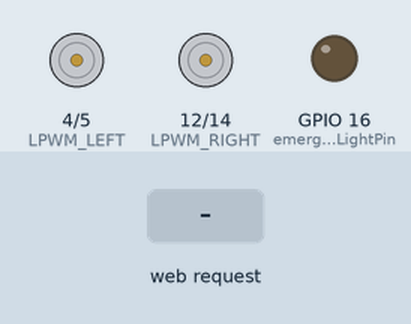
This sketch was run on a simulated ESP8266 (NodeMCU). On the bench: motor-driver pin pairs drawn as motors (green arrow = first pin HIGH = forward, orange = second pin HIGH = backward, longer = more drive), output pins drawn as LEDs (lit = HIGH). The test bench sets the inputs (shaded band). What the sketch prints to the serial monitor is not drawn.

Above: at 1.2 s.
1.3 s: HTTP request GET /forward received
At 2.0 s:
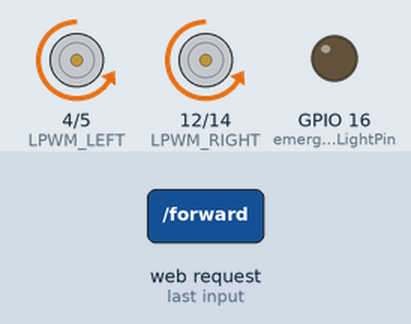
2.8 s: HTTP request GET /backward received
At 3.2 s:
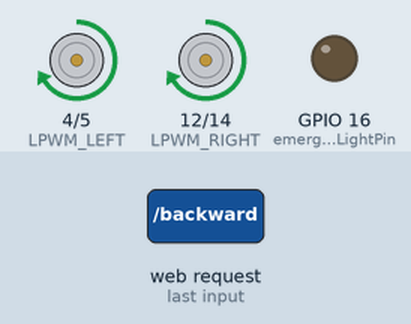
4.3 s: HTTP request GET /left received
At 5.5 s:
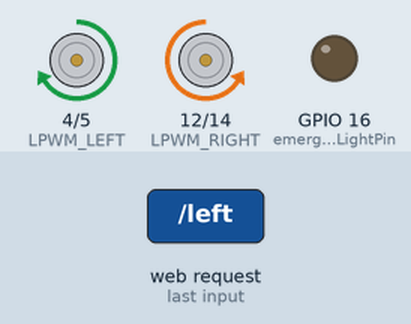
5.8 s: HTTP request GET /right received
At 6.7 s:
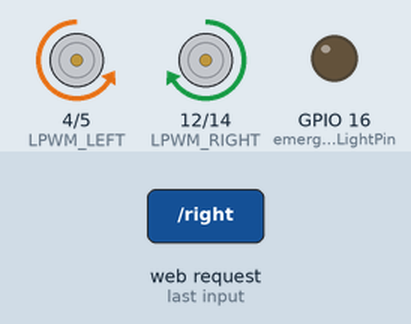
7.3 s: HTTP request GET /emergency received
At 7.8 s:
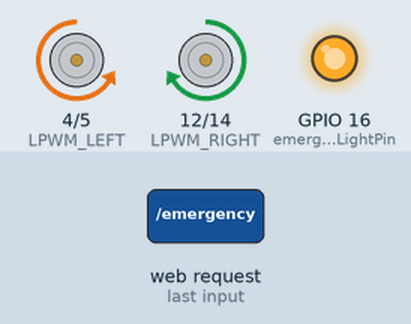
8.8 s: HTTP request GET /stop received
At 10.1 s:
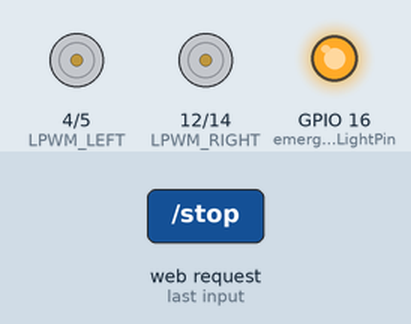
Timing chart, 0 to 11.3 s (numbered marks = the images above; inputs shaded):
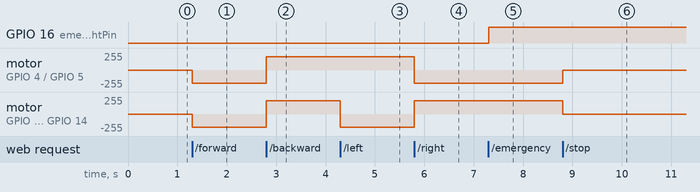

Measured:
- after the input at 1.3 s, motor on GPIO 4 (LPWM_LEFT) / GPIO 5 (RPWM_LEFT), motor on GPIO 12 (LPWM_RIGHT) / GPIO 14 (RPWM_RIGHT): stopped → backward 199/255 at once
- after the input at 2.8 s, motor on GPIO 4 (LPWM_LEFT) / GPIO 5 (RPWM_LEFT), motor on GPIO 12 (LPWM_RIGHT) / GPIO 14 (RPWM_RIGHT): backward 199/255 → forward 199/255 at once
- after the input at 4.3 s, motor on GPIO 12 (LPWM_RIGHT) / GPIO 14 (RPWM_RIGHT): forward 199/255 → backward 199/255 at once
- after the input at 5.8 s, motor on GPIO 4 (LPWM_LEFT) / GPIO 5 (RPWM_LEFT): forward 199/255 → backward 199/255 at once; motor on GPIO 12 (LPWM_RIGHT) / GPIO 14 (RPWM_RIGHT): backward 199/255 → forward 199/255 at once
- after the input at 7.3 s, GPIO 16 (emergencyLightPin): LOW → HIGH at once
- after the input at 8.8 s, motor on GPIO 4 (LPWM_LEFT) / GPIO 5 (RPWM_LEFT): backward 199/255 → stopped at once; motor on GPIO 12 (LPWM_RIGHT) / GPIO 14 (RPWM_RIGHT): forward 199/255 → stopped at once

The sketch:

boat.ino
```cpp
#include <ESP8266WiFi.h>
#include <ESP8266WebServer.h>

// Function prototypes
void handleRoot();
void handleForward();
void handleBackward();
void handleLeft();
void handleRight();
void handleStop();
void handleSpeed();
void handleEmergencyLight();

// Access Point credentials
const char* ap_ssid = "RESCUE_BOAT_001";
const char* ap_password = "RESCUE2025";

// Create WebServer object on port 80
ESP8266WebServer server(80);

// IBT2 Motor Driver pins for Left Motor
const int RPWM_LEFT = 5;   // GPIO5  - RPWM for left motor
const int LPWM_LEFT = 4;   // GPIO4  - LPWM for left motor

// IBT2 Motor Driver pins for Right Motor
const int RPWM_RIGHT = 14; // GPIO14 - RPWM for right motor
const int LPWM_RIGHT = 12; // GPIO12 - LPWM for right motor

// Emergency Light Pin
const int emergencyLightPin = 16;  // GPIO16 for emergency light

// PWM properties
const int PWM_MAX = 1023;  // ESP8266 PWM range is 0-1023
int motorSpeed = 800;      // Default motor speed (0-1023)

// Emergency light state
bool emergencyLightState = false;

void setup() {
  Serial.begin(115200);

  // Configure pins as outputs
  pinMode(RPWM_LEFT, OUTPUT);
  pinMode(LPWM_LEFT, OUTPUT);
  pinMode(RPWM_RIGHT, OUTPUT);
  pinMode(LPWM_RIGHT, OUTPUT);

  // Set emergency light pin as output
  pinMode(emergencyLightPin, OUTPUT);
  digitalWrite(emergencyLightPin, LOW);

  // Set PWM range for ESP8266
  analogWriteRange(PWM_MAX);
  analogWriteFreq(5000); // Set PWM frequency to 5KHz

  // Stop motors initially
  stopMotors();

  // Create Access Point
  WiFi.softAP(ap_ssid, ap_password);

  Serial.println("===============================================");
  Serial.println("🚨 RESCUE BOAT CONTROL SYSTEM ONLINE");
  Serial.println("===============================================");
  Serial.print("Network Name: ");
  Serial.println(ap_ssid);
  Serial.print("Network Password: ");
  Serial.println(ap_password);
  Serial.print("Access Point IP: ");
  Serial.println(WiFi.softAPIP());
  Serial.println("===============================================");
  Serial.println("📱 Connect your device to this network");
  Serial.println("🌐 Then open browser and go to: 192.168.4.1");
  Serial.println("===============================================");

  // Define web server routes
  server.on("/", handleRoot);
  server.on("/forward", handleForward);
  server.on("/backward", handleBackward);
  server.on("/left", handleLeft);
  server.on("/right", handleRight);
  server.on("/stop", handleStop);
  server.on("/speed", handleSpeed);
  server.on("/emergency", handleEmergencyLight);

  // Start server
  server.begin();
}

void loop() {
  server.handleClient();
  yield(); // Allow ESP8266 to handle background tasks
}

// Motor control functions
void stopMotors() {
  analogWrite(RPWM_LEFT, 0);
  analogWrite(LPWM_LEFT, 0);
  analogWrite(RPWM_RIGHT, 0);
  analogWrite(LPWM_RIGHT, 0);
}

void moveForward() {
  // Left motor forward
  analogWrite(RPWM_LEFT, motorSpeed);
  analogWrite(LPWM_LEFT, 0);

  // Right motor forward
  analogWrite(RPWM_RIGHT, motorSpeed);
  analogWrite(LPWM_RIGHT, 0);
}

void moveBackward() {
  // Left motor backward
  analogWrite(RPWM_LEFT, 0);
  analogWrite(LPWM_LEFT, motorSpeed);

  // Right motor backward
  analogWrite(RPWM_RIGHT, 0);
  analogWrite(LPWM_RIGHT, motorSpeed);
}

void turnLeft() {
  // Left motor backward
  analogWrite(RPWM_LEFT, 0);
  analogWrite(LPWM_LEFT, motorSpeed);

  // Right motor forward
  analogWrite(RPWM_RIGHT, motorSpeed);
  analogWrite(LPWM_RIGHT, 0);
}

void turnRight() {
  // Left motor forward
  analogWrite(RPWM_LEFT, motorSpeed);
  analogWrite(LPWM_LEFT, 0);

  // Right motor backward
  analogWrite(RPWM_RIGHT, 0);
  analogWrite(LPWM_RIGHT, motorSpeed);
}

// Web server handlers
void handleRoot() {
  String html = R"html(
  <!DOCTYPE html>
  <!-- [Your HTML code remains unchanged] -->
  )html";
  server.send(200, "text/html", html);
}

void handleForward() {
  moveForward();
  server.send(200, "text/plain", "Moving Forward");
  Serial.println("Moving Forward");
}

void handleBackward() {
  moveBackward();
  server.send(200, "text/plain", "Moving Backward");
  Serial.println("Moving Backward");
}

void handleLeft() {
  turnLeft();
  server.send(200, "text/plain", "Turning Left");
  Serial.println("Turning Left");
}

void handleRight() {
  turnRight();
  server.send(200, "text/plain", "Turning Right");
  Serial.println("Turning Right");
}

void handleStop() {
  stopMotors();
  server.send(200, "text/plain", "Stopped");
  Serial.println("Stopped");
}

void handleSpeed() {
  if (server.hasArg("value")) {
    int newSpeed = server.arg("value").toInt();
    // Convert from 0-255 range to 0-1023 range
    motorSpeed = map(newSpeed, 0, 255, 0, PWM_MAX);
    motorSpeed = constrain(motorSpeed, 0, PWM_MAX);
    server.send(200, "text/plain", "Speed set to: " + String(motorSpeed));
    Serial.println("Speed set to: " + String(motorSpeed));
  } else {
    server.send(400, "text/plain", "Missing speed value");
  }
}

void handleEmergencyLight() {
  emergencyLightState = !emergencyLightState;
  digitalWrite(emergencyLightPin, emergencyLightState ? HIGH : LOW);

  if (emergencyLightState) {
    server.send(200, "text/plain", "Emergency Lights ON");
    Serial.println("Emergency Lights ON");
  } else {
    server.send(200, "text/plain", "Emergency Lights OFF");
    Serial.println("Emergency Lights OFF");
  }
}
```
